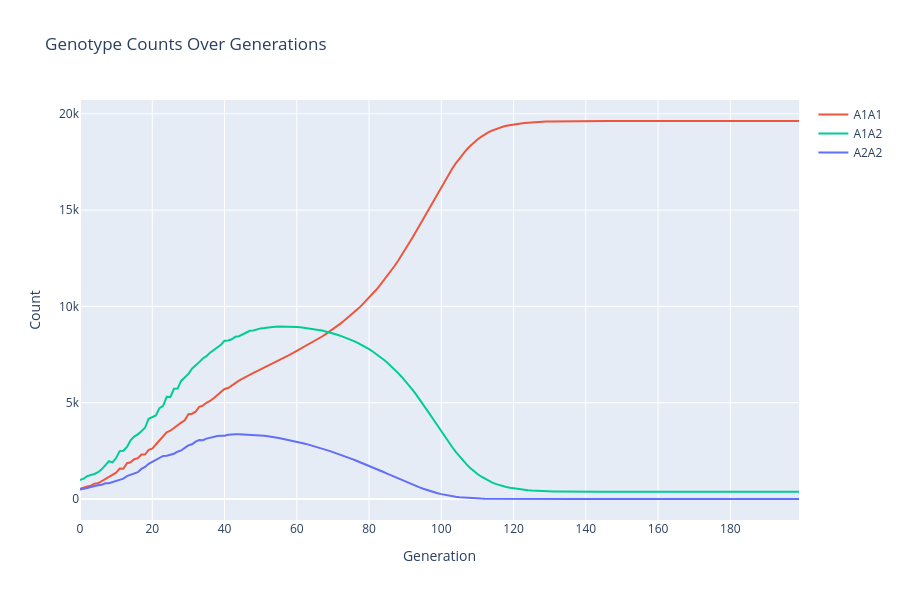
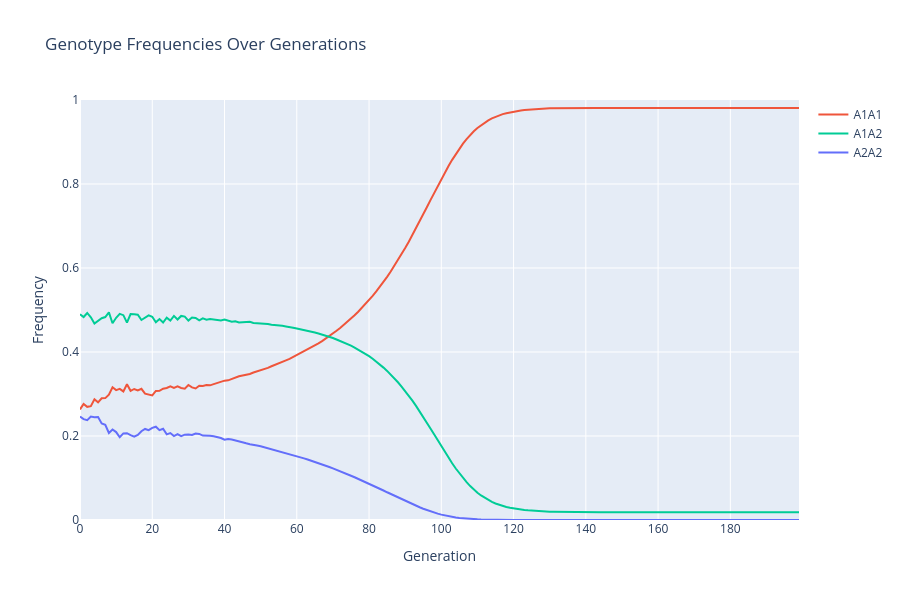
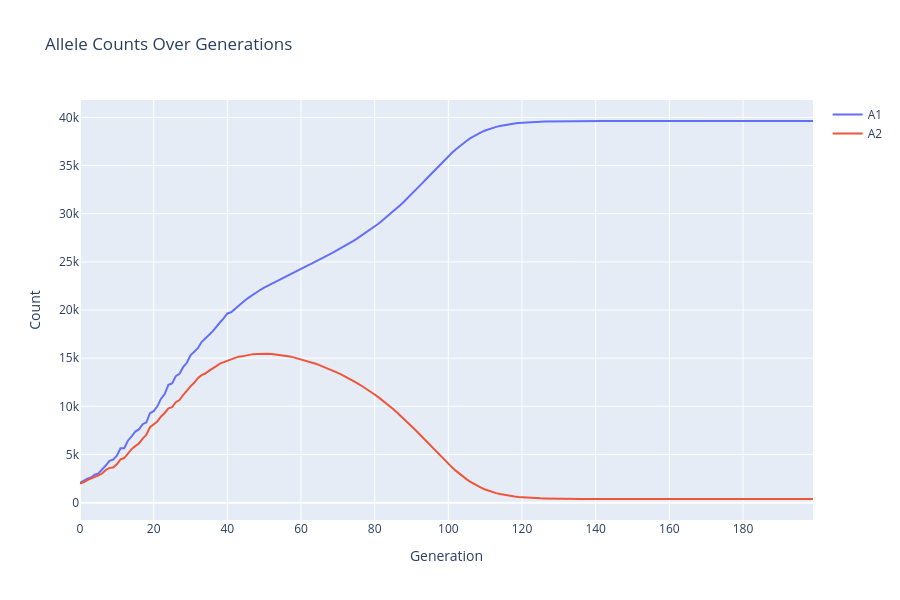
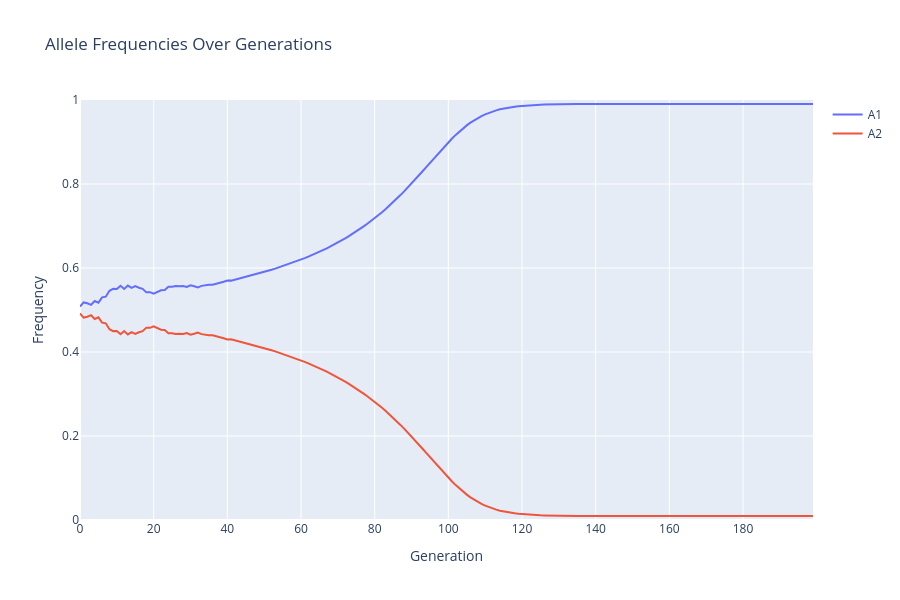

Notebook code for these charts, in order:
### Code cell
# Example 2
# A simple simulation with two alleles, no selection, but with assortative mating (positive covariance)

pg = PopGen()
pg.genotype_data = {
    (('A1', 'A1'),) : {'Nm': 250, 'Nf': 250, 'Wm': 1.0, 'Wf': 1.0, 'covariance': 0.1},
    (('A1', 'A2'),) : {'Nm': 500, 'Nf': 500, 'Wm': 1.0, 'Wf': 1.0, 'covariance': 0.1},
    (('A2', 'A2'),) : {'Nm': 250, 'Nf': 250, 'Wm': 1.0, 'Wf': 1.0, 'covariance': 0.1},
}
pg.growth_rate = 0.1
pg.carrying_capacity = 20000
pg.max_drift=0.1
pg.mutation_rate=0.01

pg.run(200)
pg.plot_genotype_counts()
pg.plot_genotype_frequencies()
pg.plot_allele_counts()
pg.plot_allele_frequencies()
pg.plot_population_sizes()
pg.plot_effective_population_sizes()
pg.plot_average_fitness()

### Figure 1 — Plotly figure (JSON) as saved in the notebook; plotly's stock layout.template omitted (floating-point values rounded to 4 significant figures; data arrays with more than 128 entries replaced by an {"elided": "..."} marker saying what was removed)
{"data": [{"hoverinfo": "text", "line": {"color": "#EF553B"}, "mode": "lines", "name": "A1A1", "text": {"elided": "200 str values"}, "type": "scatter", "x": {"elided": "200 int values"}, "y": {"elided": "200 int values"}}, {"hoverinfo": "text", "line": {"color": "#00CC96"}, "mode": "lines", "name": "A1A2", "text": {"elided": "200 str values"}, "type": "scatter", "x": {"elided": "200 int values"}, "y": {"elided": "200 int values"}}, {"hoverinfo": "text", "line": {"color": "#636EFA"}, "mode": "lines", "name": "A2A2", "text": {"elided": "200 str values"}, "type": "scatter", "x": {"elided": "200 int values"}, "y": {"elided": "200 int values"}}], "layout": {"height": 600, "hovermode": "closest", "title": {"text": "Genotype Counts Over Generations"}, "xaxis": {"title": {"text": "Generation"}}, "yaxis": {"title": {"text": "Count"}}}}

### Figure 2 — Plotly figure (JSON) as saved in the notebook; plotly's stock layout.template omitted (floating-point values rounded to 4 significant figures; data arrays with more than 128 entries replaced by an {"elided": "..."} marker saying what was removed)
{"data": [{"hoverinfo": "text", "line": {"color": "#EF553B"}, "mode": "lines", "name": "A1A1", "text": {"elided": "200 str values"}, "type": "scatter", "x": {"elided": "200 int values"}, "y": {"elided": "200 float values"}}, {"hoverinfo": "text", "line": {"color": "#00CC96"}, "mode": "lines", "name": "A1A2", "text": {"elided": "200 str values"}, "type": "scatter", "x": {"elided": "200 int values"}, "y": {"elided": "200 float values"}}, {"hoverinfo": "text", "line": {"color": "#636EFA"}, "mode": "lines", "name": "A2A2", "text": {"elided": "200 str values"}, "type": "scatter", "x": {"elided": "200 int values"}, "y": {"elided": "200 float values"}}], "layout": {"height": 600, "hovermode": "closest", "title": {"text": "Genotype Frequencies Over Generations"}, "xaxis": {"title": {"text": "Generation"}}, "yaxis": {"range": [0, 1], "title": {"text": "Frequency"}}}}

### Figure 3 — Plotly figure (JSON) as saved in the notebook; plotly's stock layout.template omitted (floating-point values rounded to 4 significant figures; data arrays with more than 128 entries replaced by an {"elided": "..."} marker saying what was removed)
{"data": [{"hoverinfo": "text", "line": {"color": "#636EFA"}, "mode": "lines", "name": "A1", "text": {"elided": "200 str values"}, "type": "scatter", "x": {"elided": "200 int values"}, "y": {"elided": "200 int values"}}, {"hoverinfo": "text", "line": {"color": "#EF553B"}, "mode": "lines", "name": "A2", "text": {"elided": "200 str values"}, "type": "scatter", "x": {"elided": "200 int values"}, "y": {"elided": "200 int values"}}], "layout": {"height": 600, "hovermode": "closest", "title": {"text": "Allele Counts Over Generations"}, "xaxis": {"title": {"text": "Generation"}}, "yaxis": {"title": {"text": "Count"}}}}

### Figure 4 — Plotly figure (JSON) as saved in the notebook; plotly's stock layout.template omitted (floating-point values rounded to 4 significant figures; data arrays with more than 128 entries replaced by an {"elided": "..."} marker saying what was removed)
{"data": [{"hoverinfo": "text", "line": {"color": "#636EFA"}, "mode": "lines", "name": "A1", "text": {"elided": "200 str values"}, "type": "scatter", "x": {"elided": "200 int values"}, "y": {"elided": "200 float values"}}, {"hoverinfo": "text", "line": {"color": "#EF553B"}, "mode": "lines", "name": "A2", "text": {"elided": "200 str values"}, "type": "scatter", "x": {"elided": "200 int values"}, "y": {"elided": "200 float values"}}], "layout": {"height": 600, "hovermode": "closest", "title": {"text": "Allele Frequencies Over Generations"}, "xaxis": {"title": {"text": "Generation"}}, "yaxis": {"range": [0, 1], "title": {"text": "Frequency"}}}}
